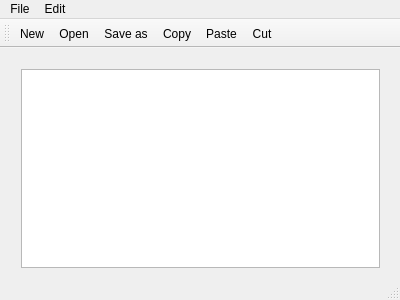
<?xml version="1.0" encoding="UTF-8"?>
<ui version="4.0">
 <class>MainWindow</class>
 <widget class="QMainWindow" name="MainWindow">
  <property name="geometry">
   <rect>
    <x>0</x>
    <y>0</y>
    <width>400</width>
    <height>300</height>
   </rect>
  </property>
  <property name="windowTitle">
   <string>MainWindow</string>
  </property>
  <widget class="QWidget" name="centralWidget">
   <widget class="QWidget" name="verticalLayoutWidget">
    <property name="geometry">
     <rect>
      <x>10</x>
      <y>10</y>
      <width>381</width>
      <height>221</height>
     </rect>
    </property>
    <layout class="QVBoxLayout" name="verticalLayout">
     <item>
      <widget class="QTextEdit" name="textEdit"/>
     </item>
    </layout>
   </widget>
  </widget>
  <widget class="QMenuBar" name="menuBar">
   <property name="geometry">
    <rect>
     <x>0</x>
     <y>0</y>
     <width>400</width>
     <height>22</height>
    </rect>
   </property>
   <widget class="QMenu" name="menuFile">
    <property name="title">
     <string>File</string>
    </property>
    <addaction name="actionNew"/>
    <addaction name="actionOpen"/>
    <addaction name="actionSave_as"/>
    <addaction name="actionPrint"/>
    <addaction name="actionExit"/>
   </widget>
   <widget class="QMenu" name="menuEdit">
    <property name="title">
     <string>Edit</string>
    </property>
    <addaction name="actionCopy"/>
    <addaction name="actionPaste"/>
    <addaction name="actionCut"/>
    <addaction name="actionUndo"/>
    <addaction name="actionRedo"/>
   </widget>
   <addaction name="menuFile"/>
   <addaction name="menuEdit"/>
  </widget>
  <widget class="QToolBar" name="mainToolBar">
   <attribute name="toolBarArea">
    <enum>TopToolBarArea</enum>
   </attribute>
   <attribute name="toolBarBreak">
    <bool>false</bool>
   </attribute>
   <addaction name="actionNew"/>
   <addaction name="actionOpen"/>
   <addaction name="actionSave_as"/>
   <addaction name="actionCopy"/>
   <addaction name="actionPaste"/>
   <addaction name="actionCut"/>
  </widget>
  <widget class="QStatusBar" name="statusBar"/>
  <action name="actionNew">
   <property name="icon">
    <iconset resource="resources.qrc">
     <normaloff>:/imgs/New.bmp</normaloff>:/imgs/New.bmp</iconset>
   </property>
   <property name="text">
    <string>New</string>
   </property>
  </action>
  <action name="actionOpen">
   <property name="icon">
    <iconset>
     <normalon>:/imgs/Open.bmp</normalon>
    </iconset>
   </property>
   <property name="text">
    <string>Open</string>
   </property>
  </action>
  <action name="actionSave_as">
   <property name="icon">
    <iconset>
     <normalon>:/imgs/Save.bmp</normalon>
    </iconset>
   </property>
   <property name="text">
    <string>Save as</string>
   </property>
  </action>
  <action name="actionPrint">
   <property name="text">
    <string>Print</string>
   </property>
  </action>
  <action name="actionExit">
   <property name="text">
    <string>Exit</string>
   </property>
  </action>
  <action name="actionCopy">
   <property name="icon">
    <iconset resource="resources.qrc">
     <normaloff>:/imgs/Copy.bmp</normaloff>:/imgs/Copy.bmp</iconset>
   </property>
   <property name="text">
    <string>Copy</string>
   </property>
  </action>
  <action name="actionPaste">
   <property name="icon">
    <iconset resource="resources.qrc">
     <normaloff>:/imgs/Paste.bmp</normaloff>:/imgs/Paste.bmp</iconset>
   </property>
   <property name="text">
    <string>Paste</string>
   </property>
  </action>
  <action name="actionCut">
   <property name="icon">
    <iconset resource="resources.qrc">
     <normaloff>:/imgs/Cut.bmp</normaloff>:/imgs/Cut.bmp</iconset>
   </property>
   <property name="text">
    <string>Cut</string>
   </property>
  </action>
  <action name="actionUndo">
   <property name="text">
    <string>Undo</string>
   </property>
  </action>
  <action name="actionRedo">
   <property name="text">
    <string>Redo</string>
   </property>
  </action>
 </widget>
 <layoutdefault spacing="6" margin="11"/>
 <resources>
  <include location="resources.qrc"/>
 </resources>
 <connections/>
</ui>
